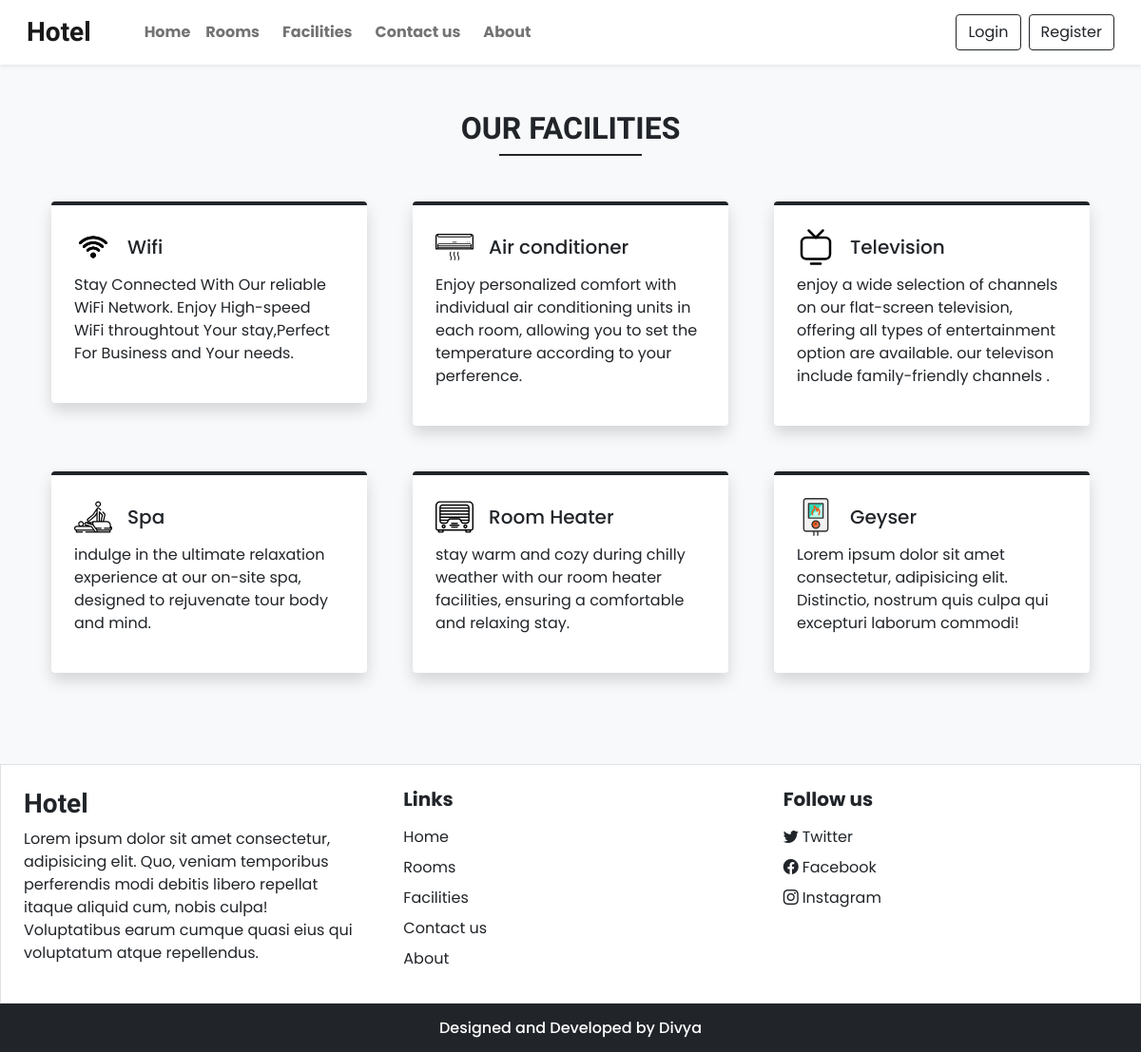
Screenshot of /facilities.php with the database file from the repository.
### tables this page shows
CREATE TABLE `fac` (
  `id` int(100) NOT NULL,
  `img` varchar(100) NOT NULL,
  `name` varchar(100) NOT NULL,
  `text` varchar(500) NOT NULL
);

### facilities.php (the view, shortened to what this page needs)
<!DOCTYPE html>
<html lang="en">
<head>
  <?php require('include/links.php')?>
</head>
<body class="bg-light">
        <?php require('include/header.php')?>
     <div class="my-5 px-4">
        <h2 Class=" fw-bold h-font text-center">OUR FACILITIES</h2>
        <div class="h-line bg-dark"></div>
    </div>
    <div class="container">
    <div class="row">
    <?Php
          require('include/dbconfig.php');
          $_query = "select * from fac";
          $query_run = mysqli_query($connection,$_query);
          $check_room = mysqli_num_rows($query_run) > 0;
          if($check_room)
          {
              while($row = mysqli_fetch_assoc($query_run))
              {
                ?>
                  <div class="col-lg-4 col-md-6 mb-5 px-4">
                    <div class="bg-white rounded shadow p-4 border-top border-4 border-dark pop">
                        <div class="d-flex align-items-center mb-2">
                            <img src="images/facilities/<?php echo $row['img']; ?>" width="40px">
                            <h5 class="m-0 ms-3"><?php echo $row['name']; ?></h5>
                        </div>
                        <p><?php echo $row['text']; ?></p>
                    </div>
                  </div>
              <?php
              }
          }
          else{
            echo "no recored found";
          }
        ?>
    </div>
    </div>
    <?php require('include/footer.php')?>
</body>
</html>

### css/common.css (style rules this page uses)
:root { --teal:#2ec1ac; --teal_hover:#279e8c; }
* { font-family: 'Poppins', sans-serif; }
.h-font { font-family: 'Merienda', cursive; }
.h-line { width:150px; margin:0 auto; height:1.7px; }

### rows the page displays
fac: img (picture), name "Wifi", text "Stay Connected With Our reliable WiFi Network. Enjoy High-speed WiFi throughtout Your stay,Perfect For Business and Your needs."
fac: img (picture), name "Air conditioner", text "Enjoy personalized comfort with individual air conditioning units in each room, allowing you to set the temperature according to your perference."
fac: img (picture), name "Television", text "enjoy a wide selection of channels on our flat-screen television, offering all types of entertainment option are available. our televison include family-friendly channels ."
fac: img (picture), name "Spa", text "indulge in the ultimate relaxation experience at our on-site spa, designed to rejuvenate tour body and mind."
fac: img (picture), name "Room Heater", text "stay warm and cozy during chilly weather with our room heater facilities, ensuring a comfortable and relaxing stay."
fac: img (picture), name "Geyser", text "Lorem ipsum dolor sit amet consectetur, adipisicing elit. Distinctio, nostrum quis culpa qui excepturi laborum commodi!"
